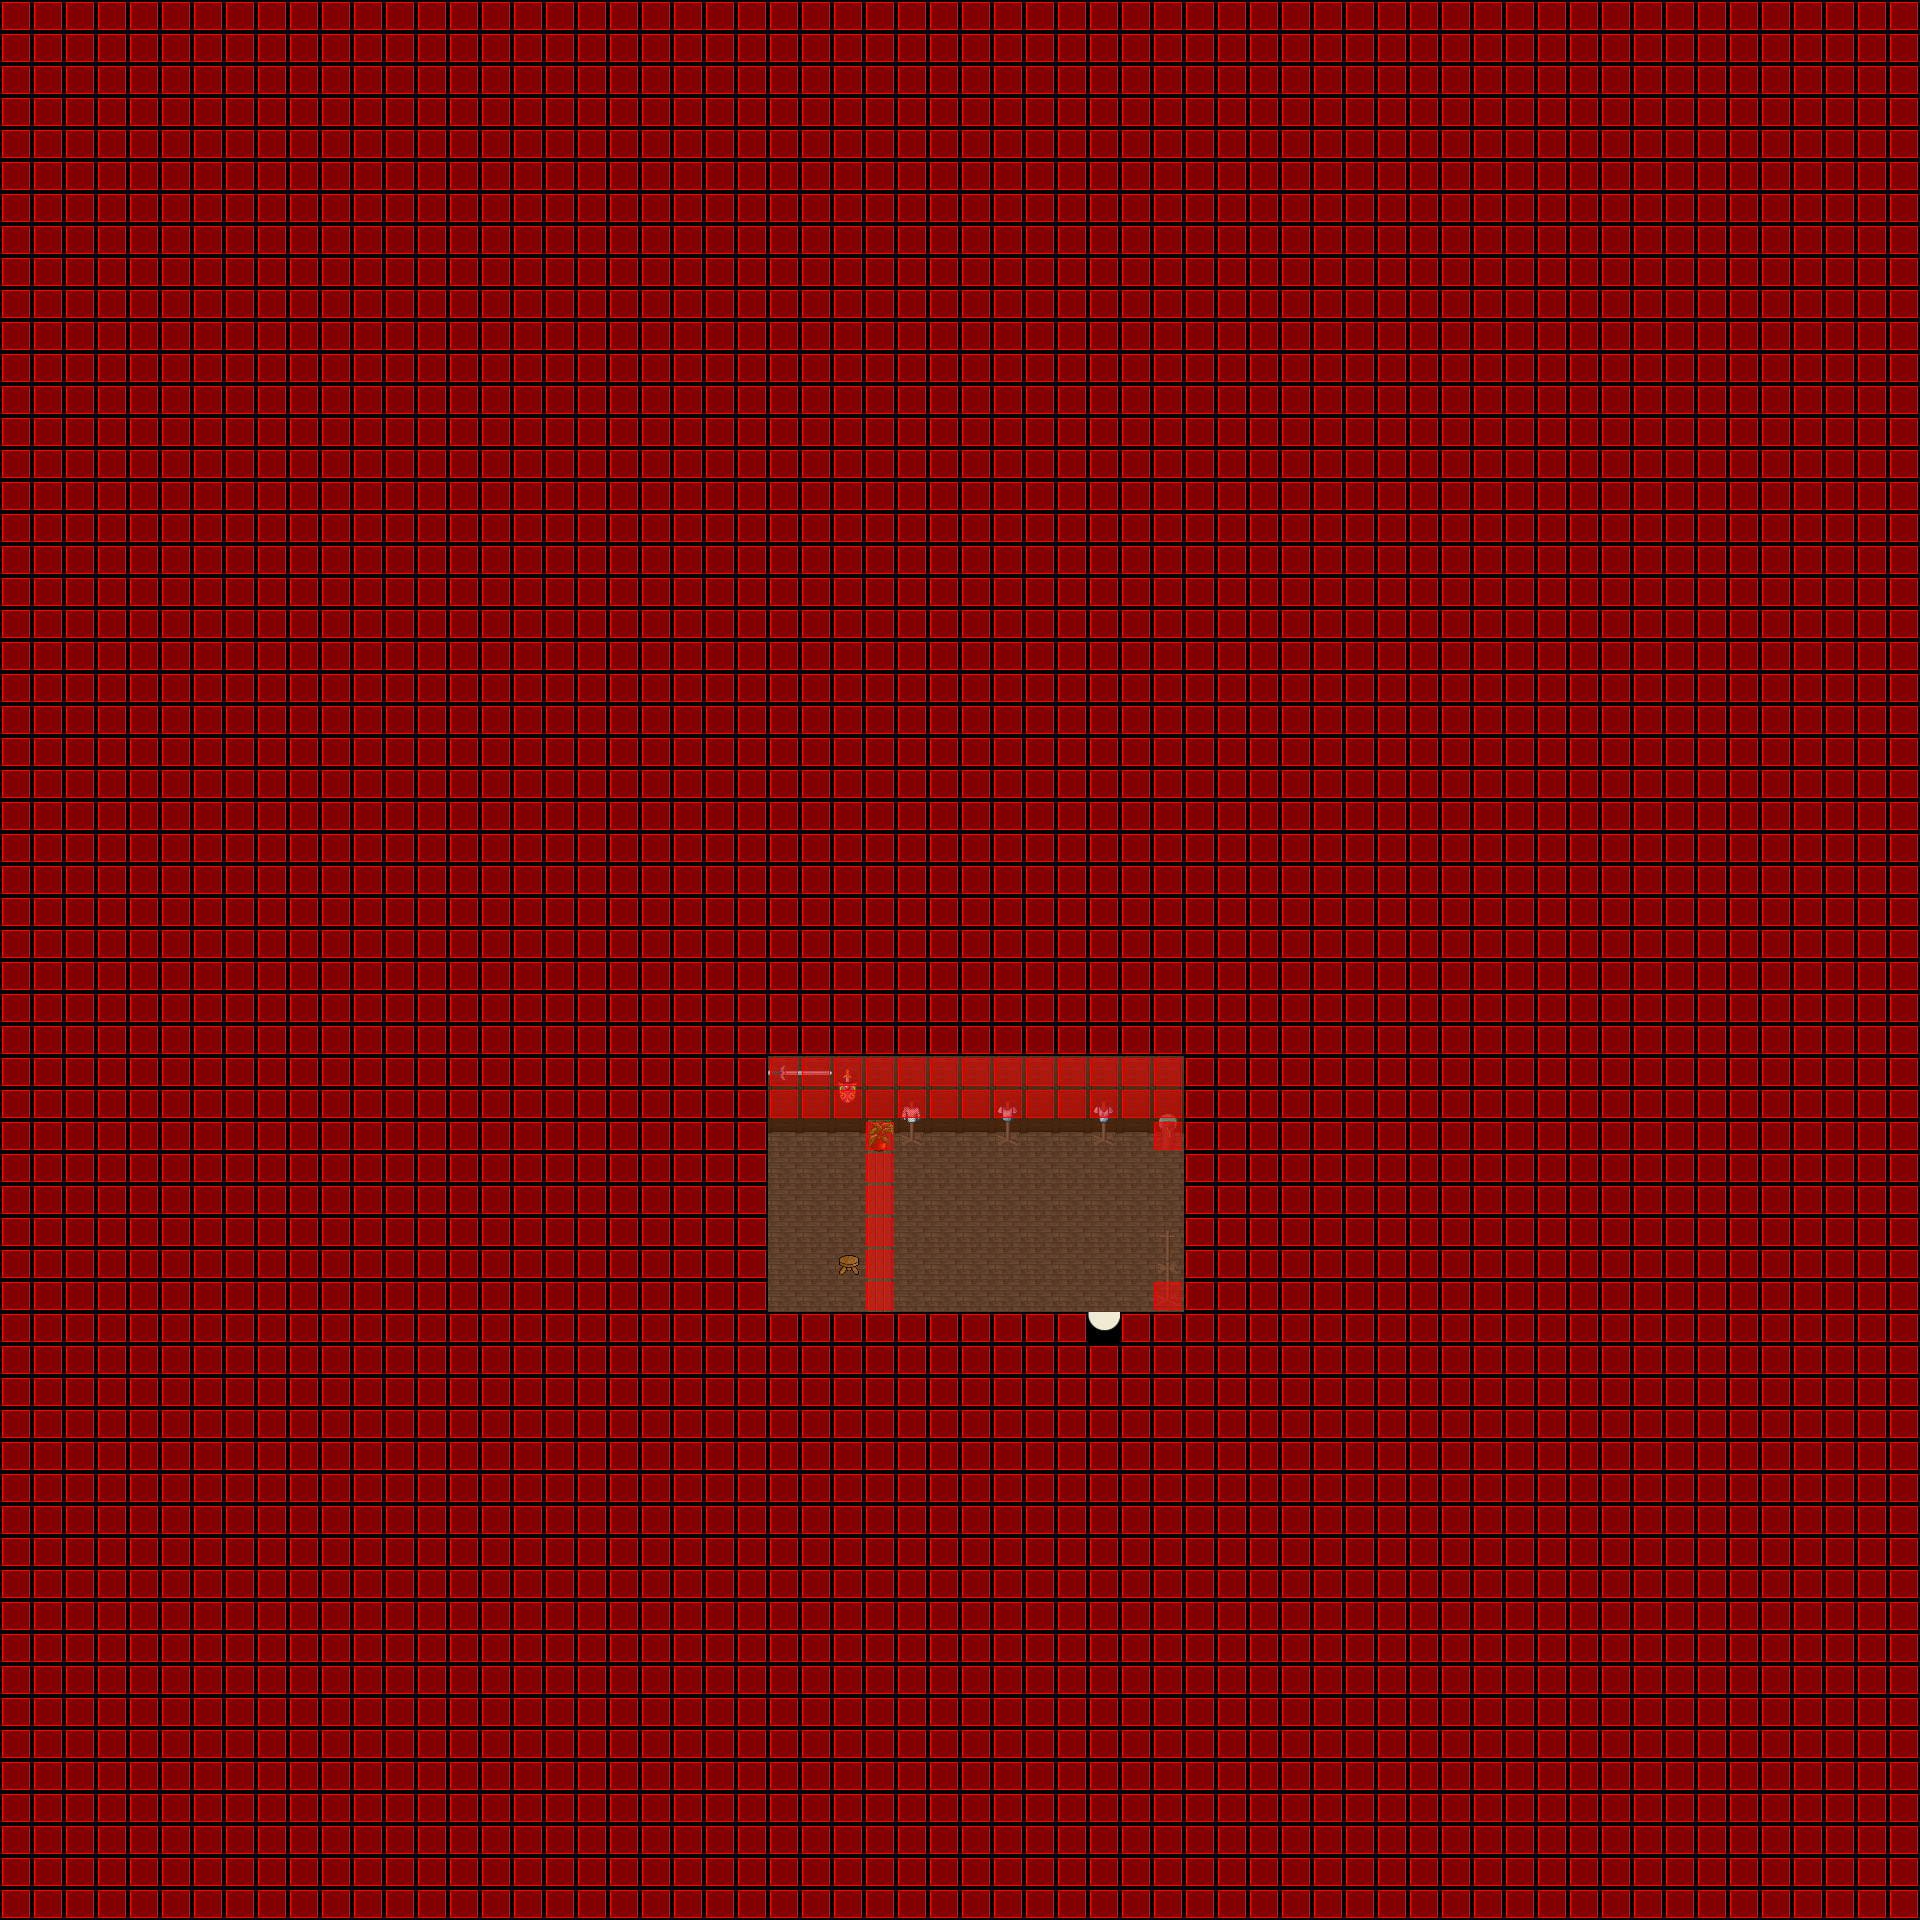

This game map was drawn from its Tiled (.tmx) file and the tilesets committed beside it. A one-line description and the trimmed map source follow:
An orthogonal 60x60 tile map with 32x32 px tiles, 7 tile layers (Ground, Ground, Ground, Ground, ...), 6 tilesets and 2 objects (SCRIPT, WARP).

<map version="1.0" orientation="orthogonal" width="60" height="60" tilewidth="32" tileheight="32">
 <properties>
  <property name="music" value="faith.ogg" />
 </properties>
 <tileset firstgid="1" name="collision1_32_32" tilewidth="32" tileheight="32">
  <image source="../graphics/tiles/collision1_32_32.png" width="1024" height="1024" />
 </tileset>
 <tileset firstgid="1025" name="indoor3_32_32" tilewidth="32" tileheight="32">
  <image source="../graphics/tiles/indoor3_32_32.png" width="1024" height="1024" />
 </tileset>
 <tileset firstgid="2049" name="indoor2_32_32" tilewidth="32" tileheight="32">
  <image source="../graphics/tiles/indoor2_32_32.png" width="1024" height="1024" />
 </tileset>
 <tileset firstgid="3073" name="indoor2_32_64" tilewidth="32" tileheight="64">
  <image source="../graphics/tiles/indoor2_32_64.png" width="1024" height="1024" />
 </tileset>
 <tileset firstgid="3585" name="indoor2_32_96" tilewidth="32" tileheight="96">
  <image source="../graphics/tiles/indoor2_32_96.png" width="1024" height="960" />
 </tileset>
 <tileset firstgid="3905" name="indoor1_32_64" tilewidth="32" tileheight="64">
  <image source="../graphics/tiles/indoor1_32_64.png" width="1024" height="1024" />
 </tileset>
 <layer name="Ground" width="60" height="60">
  <data>[3600 cells, 3600 non-empty, 3 distinct tile ids]</data>
 </layer>
 <layer name="Ground" width="60" height="60">
  <data>[3600 cells, 39 non-empty, 3 distinct tile ids]</data>
 </layer>
 <layer name="Ground" width="60" height="60">
  <data>[3600 cells, 11 non-empty, 6 distinct tile ids]</data>
 </layer>
 <layer name="Ground" width="60" height="60">
  <data>[3600 cells, 1 non-empty, 1 distinct tile ids]</data>
 </layer>
 <layer name="Fringe" width="60" height="60">
  <data>[3600 cells, 6 non-empty, 5 distinct tile ids]</data>
 </layer>
 <layer name="Over" width="60" height="60">
  <data>[3600 cells, 0 non-empty, 0 distinct tile ids]</data>
 </layer>
 <layer name="Collision" width="60" height="60">
  <data>[3600 cells, 3529 non-empty, 1 distinct tile ids]</data>
 </layer>
 <objectgroup name="Object" width="60" height="60">
  <object name="External Map Events" type="SCRIPT" x="0" y="0">
   <properties>
    <property name="FILENAME" value="scripts/maps/iw-nelaro-shop1-o00-o00-o00.lua" />
   </properties>
  </object>
  <object name="Warp to city" type="WARP" x="1088" y="1312" width="32" height="32">
   <properties>
    <property name="DEST_MAP" value="ow-o0000-n0004-o0000" />
    <property name="DEST_X" value="2096" />
    <property name="DEST_Y" value="3888" />
   </properties>
  </object>
 </objectgroup>
</map>
